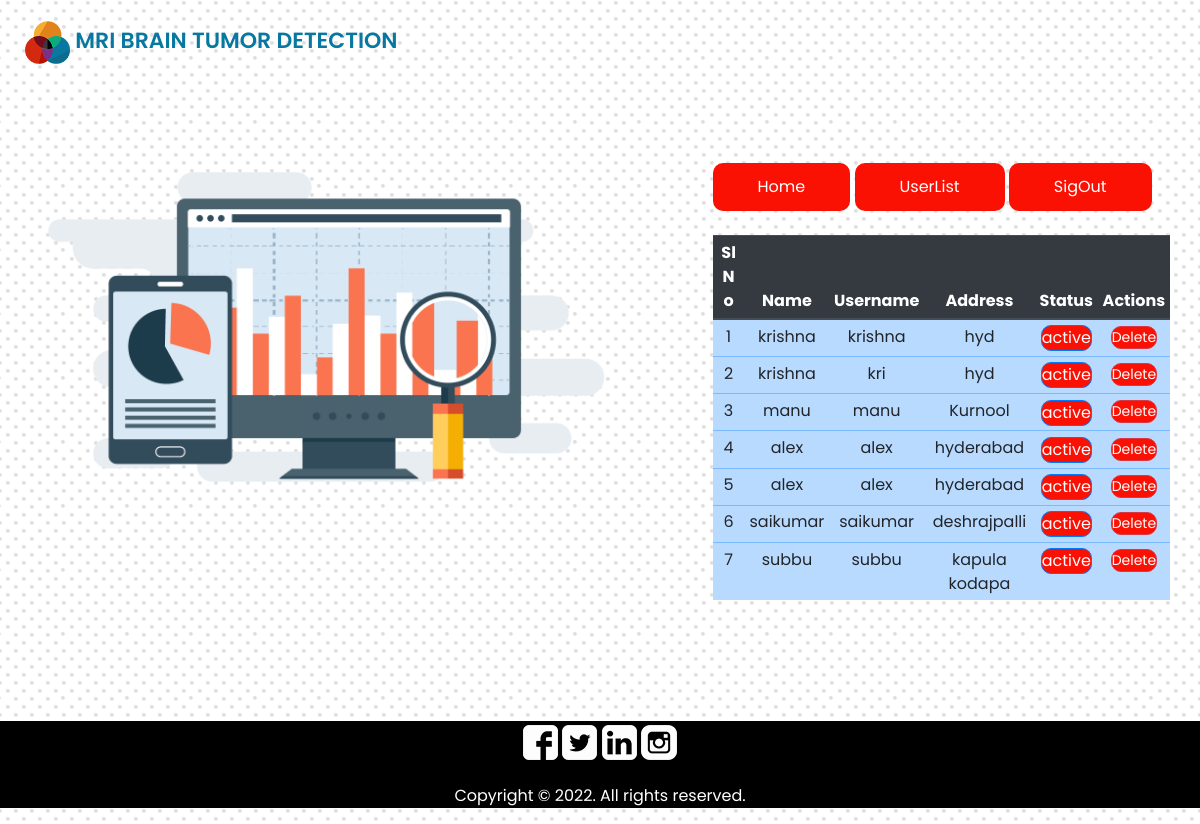
/admins/users_view/, run on the app's committed database.
### User/models.py (models this page shows, shortened)
class User_SigUp(models.Model):
    Name = models.CharField(max_length=100)
    Address = models.CharField(max_length=100)
    Mobile = models.CharField(max_length=100)
    Email = models.EmailField(max_length=100)
    Username = models.CharField(max_length=100)
    Password = models.CharField(max_length=100)
    Status = models.CharField(max_length=100)

### Admins/views.py (the view)
# urls.py: path('users_view/' , views.User_View , name='User_View'),
def User_View(request):
    users = User_SigUp.objects.all()
    return render(request , 'Admins/User_View.html' , {'users':users})

### Assets/Templates/Admins/User_View.html (shortened to what this page needs)
{% extends 'Admins/AdminHome.html' %}
{% block contents %}
<table class="table table-primary table-hover table-sm">
    <thead class="thead-dark text-center">
        <tr>
            <th>Sl N    o</th>
            <th>Name</th>
            <th>Username</th>
            <th>Address</th>
            <th>Status</th>
            <th>Actions</th>
        </tr>
    </thead>
    <tbody>
        {% for data in users %}
        <tr class="text-center">
            <td>{{ forloop.counter }}</td>
            <td>{{ data.Name }}</td>
            <td>{{ data.Username }}</td>
            <td>{{ data.Address }}</td>
            <td><a href="{% url 'ActivateUser' data.id %}" class="btn btn-outline-primary"
                    style="padding: 0; margin-top: 1%;">{{ data.Status }}</a></td>
            <td>
                <a href="{%url 'DeleteUser' data.id %}" class="btn btn-sm btn-outline-danger"
                    style="padding:0;  margin-top: 1%;">Delete</a>
            </td>
        </tr>
        {% endfor %}
    </tbody>
</table>
{% endblock %}

### Assets/Templates/Admins/AdminHome.html (shortened to what this page needs)
<!DOCTYPE html>
<html lang="en">
{% load static %}
<head>
    <link rel="stylesheet" type="text/css"
        href="https://cdnjs.cloudflare.com/ajax/libs/OwlCarousel2/2.1.3/assets/owl.carousel.min.css" />
    <link rel="stylesheet" type="text/css" href="{%static 'Css/bootstrap.css' %}" />
    <link href="{% static 'Css/style.css' %}" rel="stylesheet" />
    <link href="{% static 'Css/responsive.css' %}" rel="stylesheet" />
</head>
<body>
    <div class="hero_area">
        <header class="header_section">
            <div class="container-fluid">
                <nav class="navbar navbar-expand-lg custom_nav-container pt-3">
                    <a class="navbar-brand" href="{% url 'AdminHome' %}">
                        <img src="{% static 'Images/logo.png' %}" alt="" />
                        <span>
                            Mri Brain Tumor Detection
                        </span>
                    </a>
                </nav>
            </div>
        </header>
    </div>
    <section class="about_section ">
        <div class="container">
            <div class="row">
                <div class="col-md-7">
                    <div class="img-box">
                        <img src="{% static 'Images/adm.png'%}" alt="" />
                    </div>
                </div>
                <div class="col-md-5">
                    <div class="detail-box">
                        <div>
                            <a href="{% url 'AdminHome'%}" style="text-decoration: none;"> Home</a>
                            <a href="{% url 'User_View' %}" style="text-decoration: none;">UserList</a>
                            <a href="{% url 'home' %}" style="text-decoration: none;">SigOut</a>
                        </div><br>
                        {% block contents %}{% endblock %}
                    </div>
                </div>
            </div>
        </div>
    </section>
    <footer style="background-color: black ; color: white; text-align: center; margin-top: 50px;">
        <div class="container">
            <div class="social-box" style="padding-top: 4px;">
                <a href="">
                    <img src="{% static 'Images/fb.png' %}" alt="">
                </a>
                <a href="">
                    <img src="{% static 'Images/twitter-logo.png' %}" alt="">
                </a>
                <a href="">
                    <img src="{% static 'Images/linkedin-sign.png' %}" alt="">
                </a>
                <a href="">
                    <img src="{% static 'Images/instagram.png' %}" alt="">
                </a>
            </div>
            <br>
            <p>Copyright &copy; 2022. All rights reserved.</p>
        </div>
    </footer>
</body>
</html>

### Assets/Static/Css/style.css (style rules this page uses)
.header_section .container-fluid { padding-right: 25px; padding-left: 25px; }
a, a:hover, a:focus { text-decoration: none; }
.btn, .btn:focus { outline: none !important; -webkit-box-shadow: none; box-shadow: none; }
.navbar-brand img { width: 45px; }
.navbar-brand, .navbar-brand:hover { color: #0878a0; font-size: 22px; font-weight: 600; text-transform: uppercase; }
.custom_nav-container { z-index: 99999; padding: 15px 0; }
.about_section .row { -webkit-box-align: center; -ms-flex-align: center; align-items: center; }
.about_section .img-box img { width: 90%; border-radius: 30px; }
.about_section .detail-box a { display: inline-block; padding: 12px 45px; background-color: #fb1004; color: #ffffff; border-radius: 10px; margin-top: 25px; }

### Assets/Static/Css/responsive.css (style rules this page uses)
@media (min-width: 1200px) { .container { max-width: 1170px; } }

### data on the page
User_SigUp: Name "krishna", Username "krishna", Address "hyd", Status "active"
User_SigUp: Name "krishna", Username "kri", Address "hyd", Status "active"
User_SigUp: Name "manu", Username "manu", Address "Kurnool", Status "active"
User_SigUp: Name "alex", Username "alex", Address "hyderabad", Status "active"
User_SigUp: Name "alex", Username "alex", Address "hyderabad", Status "active"
User_SigUp: Name "saikumar", Username "saikumar", Address "deshrajpalli", Status "active"
User_SigUp: Name "subbu", Username "subbu", Address "kapula kodapa", Status "active"
